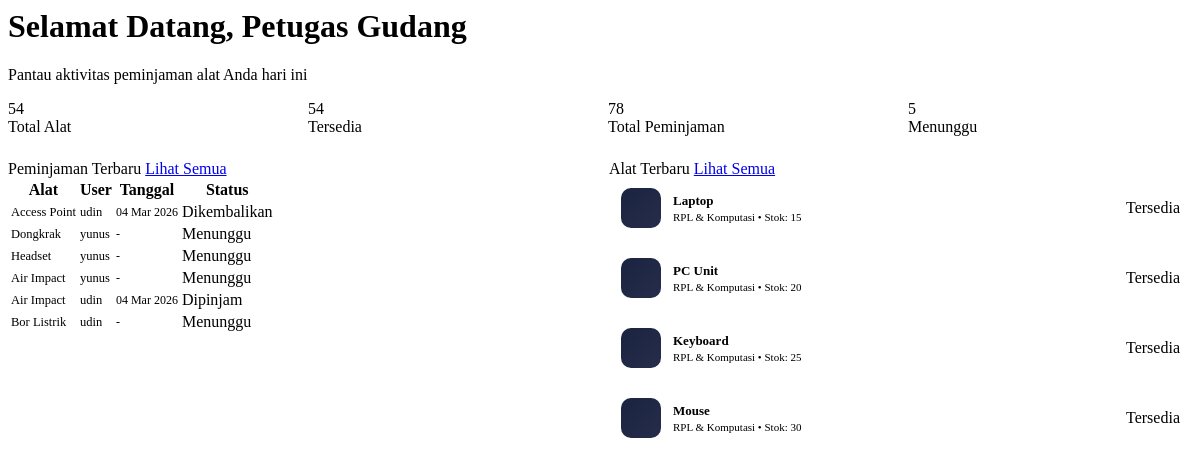
The app's page /dashboard.php (signed in) with its own data.
### tables this page shows
CREATE TABLE `users` (
  `id` int(11) NOT NULL,
  `nama` varchar(100) NOT NULL,
  `email` varchar(150) NOT NULL,
  `username` varchar(80) NOT NULL,
  `nis` varchar(20) DEFAULT NULL COMMENT 'Nomor Induk Siswa',
  `kelas` varchar(20) DEFAULT NULL,
  `jurusan` varchar(50) DEFAULT NULL,
  `no_hp` varchar(20) DEFAULT NULL,
  `no_hp_ortu` varchar(20) DEFAULT NULL,
  `wali_kelas` varchar(100) DEFAULT NULL,
  `is_blocked` tinyint(1) DEFAULT '0' COMMENT '1=diblokir karena denda/keterlambatan',
  `password` varchar(255) NOT NULL,
  `role_id` int(11) NOT NULL DEFAULT '3',
  `telepon` varchar(20) DEFAULT NULL,
  `foto_profil` varchar(255) DEFAULT 'default.png',
  `status` enum('aktif','nonaktif') NOT NULL DEFAULT 'aktif',
  `created_at` timestamp NULL DEFAULT CURRENT_TIMESTAMP,
  `updated_at` timestamp NULL DEFAULT CURRENT_TIMESTAMP ON UPDATE CURRENT_TIMESTAMP
);

CREATE TABLE `peminjaman` (
  `id` int(11) NOT NULL,
  `user_id` int(11) NOT NULL,
  `alat_id` int(11) NOT NULL,
  `jumlah` int(11) NOT NULL DEFAULT '1',
  `tanggal_pinjam` datetime DEFAULT NULL,
  `tanggal_pengembalian_rencana` datetime DEFAULT NULL,
  `tanggal_pengembalian_aktual` datetime DEFAULT NULL,
  `hari_terlambat` int(11) DEFAULT '0',
  `status_denda` enum('bebas','menunggu','lunas') DEFAULT 'bebas',
  `kondisi_pengembalian` enum('baik','rusak_ringan','rusak_berat','hilang') DEFAULT 'baik',
  `status_perbaikan` enum('perlu_perbaikan','sedang_diperbaiki','sudah_diperbaiki') DEFAULT NULL COMMENT 'Hanya diisi jika kondisi_pengembalian = rusak_ringan atau rusak_berat',
  `catatan_perbaikan` text,
  `tanggal_perbaikan` date DEFAULT NULL,
  `diperbaiki_oleh` int(11) DEFAULT NULL,
  `catatan_pengembalian` text,
  `denda` decimal(10,2) DEFAULT '0.00',
  `diperiksa_oleh` int(11) DEFAULT NULL,
  `status` enum('menunggu','disetujui','dipinjam','dikembalikan','ditolak','dibatalkan') NOT NULL DEFAULT 'menunggu',
  `catatan` text,
  `catatan_admin` text,
  `created_at` timestamp NULL DEFAULT CURRENT_TIMESTAMP,
  `updated_at` timestamp NULL DEFAULT CURRENT_TIMESTAMP ON UPDATE CURRENT_TIMESTAMP,
  `ada_request_pengembalian` tinyint(1) NOT NULL DEFAULT '0' COMMENT '1 jika user sudah mengajukan request pengembalian yang belum selesai'
);

CREATE TABLE `alat` (
  `id` int(11) NOT NULL,
  `kategori_id` int(11) DEFAULT NULL,
  `nama_alat` varchar(150) NOT NULL,
  `deskripsi` text,
  `harga_alat` int(11) DEFAULT '0' COMMENT 'Harga alat dalam rupiah',
  `tarif_denda_per_hari` int(11) DEFAULT '0' COMMENT 'Denda keterlambatan per hari',
  `foto` varchar(255) DEFAULT 'default-alat.png',
  `stok` int(11) NOT NULL DEFAULT '0',
  `stok_layak` int(11) DEFAULT '0' COMMENT 'Stok yang masih layak pakai',
  `kondisi` enum('baik','sedang','rusak') NOT NULL DEFAULT 'baik',
  `status` enum('tersedia','dipinjam','perawatan') NOT NULL DEFAULT 'tersedia',
  `tanggal_tambah` date DEFAULT NULL,
  `denda_2_hari` int(11) GENERATED ALWAYS AS ((coalesce(`tarif_denda_per_hari`,0) * 2)) STORED
);

CREATE TABLE `kategori_alat` (
  `id` int(11) NOT NULL,
  `nama_kategori` varchar(100) NOT NULL,
  `ikon` varchar(50) DEFAULT 'fa-tools',
  `deskripsi` text
);

### dashboard.php (the view, shortened to what this page needs)
<?php
require_once 'config.php';
$user = getCurrentUser();
$db = getDB();
$totalAlat       = $db->query("SELECT COUNT(*) as cnt FROM alat")->fetch()['cnt'];
$totalTersedia   = $db->query("SELECT COUNT(*) as cnt FROM alat WHERE status='tersedia'")->fetch()['cnt'];
$totalPeminjaman = $db->query("SELECT COUNT(*) as cnt FROM peminjaman")->fetch()['cnt'];
$totalPenunggu   = $db->query("SELECT COUNT(*) as cnt FROM peminjaman WHERE status='menunggu'")->fetch()['cnt'];
if ($user['nama_role'] === 'user') {
    $stmt = $db->prepare("SELECT p.*, a.nama_alat FROM peminjaman p JOIN alat a ON p.alat_id = a.id WHERE p.user_id = ? ORDER BY p.created_at DESC LIMIT 6");
    $stmt->execute([$user['id']]);
} else {
    $stmt = $db->prepare("SELECT p.*, a.nama_alat, u.nama as nama_user FROM peminjaman p JOIN alat a ON p.alat_id = a.id JOIN users u ON p.user_id = u.id ORDER BY p.created_at DESC LIMIT 6");
    $stmt->execute([]);
}
$recentPeminjaman = $stmt->fetchAll();
$alatTerbaru = $db->query("SELECT a.*, k.nama_kategori FROM alat a LEFT JOIN kategori_alat k ON a.kategori_id = k.id ORDER BY a.tanggal_tambah DESC LIMIT 4")->fetchAll();
?>
<div class="page-header">
    <div>
        <h1 class="page-title">Selamat Datang, <span><?= sanitize($user['nama']) ?></span></h1>
        <p class="page-subtitle">Pantau aktivitas peminjaman alat Anda hari ini</p>
    </div>
</div>
<div class="dash-stats">
    <div class="stat-card s-green">
        <div class="stat-value"><?= $totalAlat ?></div>
        <div class="stat-label">Total Alat</div>
    </div>
    <div class="stat-card s-purple">
        <div class="stat-value"><?= $totalTersedia ?></div>
        <div class="stat-label">Tersedia</div>
    </div>
    <div class="stat-card s-pink">
        <div class="stat-value"><?= $totalPeminjaman ?></div>
        <div class="stat-label">Total Peminjaman</div>
    </div>
    <div class="stat-card s-blue">
        <div class="stat-value"><?= $totalPenunggu ?></div>
        <div class="stat-label">Menunggu</div>
    </div>
</div>
<div class="dash-grid">
    <div class="card">
        <div class="card-header">
            <span class="card-title"><i class="fas fa-history"></i> Peminjaman Terbaru</span>
            <a href="peminjaman.php" class="btn btn-secondary btn-sm">Lihat Semua</a>
        </div>
        <?php if (empty($recentPeminjaman)): ?>
            <div class="table-empty"><i class="fas fa-clipboard-list"></i><br>Belum ada peminjaman</div>
        <?php else: ?>
        <div class="table-wrap">
            <table>
                <thead>
                    <tr>
                        <th>Alat</th>
                        <?php if ($user['nama_role'] !== 'user'): ?>
                        <th class="col-hide-mobile">User</th>
                        <?php endif; ?>
                        <th class="col-hide-mobile">Tanggal</th>
                        <th>Status</th>
                    </tr>
                </thead>
                <tbody>
                    <?php foreach ($recentPeminjaman as $p): ?>
                    <tr>
                        <td>
                            <div style="font-weight:500;color:var(--text-primary);font-size:12.5px">
                                <?= sanitize($p['nama_alat']) ?>
                            </div>
                        </td>
                        <?php if ($user['nama_role'] !== 'user'): ?>
                        <td class="col-hide-mobile" style="font-size:12.5px"><?= sanitize($p['nama_user']) ?></td>
                        <?php endif; ?>
                        <td class="col-hide-mobile" style="font-size:12px"><?= formatDate($p['tanggal_pinjam']) ?></td>
                        <td><?= getStatusBadge($p['status']) ?></td>
                    </tr>
                    <?php endforeach; ?>
                </tbody>
            </table>
        </div>
        <?php endif; ?>
    </div>
    <div class="card">
        <div class="card-header">
            <span class="card-title"><i class="fas fa-tools"></i> Alat Terbaru</span>
            <a href="alat.php" class="btn btn-secondary btn-sm">Lihat Semua</a>
        </div>
        <div class="alat-terbaru-list">
            <?php foreach ($alatTerbaru as $a): ?>
            <div class="alat-terbaru-item">
                <div class="alat-terbaru-icon">
                </div>
                <div class="alat-terbaru-info">
                    <div class="alat-terbaru-nama"><?= sanitize($a['nama_alat']) ?></div>
                    <div class="alat-terbaru-sub">
                        <?= sanitize($a['nama_kategori'] ?? 'Umum') ?> &bull; Stok: <?= $a['stok'] ?>
                    </div>
                </div>
                <?= getStatusBadge($a['status']) ?>
            </div>
            <?php endforeach; ?>
        </div>
    </div>
</div>

### config.php (shortened to what this page needs)
<?php
function getDB(): PDO {
    static $pdo = null;
    if ($pdo === null) {
        try {
            $dsn = "mysql:host=" . DB_HOST . ";dbname=" . DB_NAME . ";charset=" . DB_CHARSET;
            $options = [
                PDO::ATTR_ERRMODE            => PDO::ERRMODE_EXCEPTION,
                PDO::ATTR_DEFAULT_FETCH_MODE => PDO::FETCH_ASSOC,
                PDO::ATTR_EMULATE_PREPARES   => false,
            ];
            $pdo = new PDO($dsn, DB_USER, DB_PASS, $options);
            $pdo->exec("SET time_zone = '+07:00'");
        } catch (PDOException $e) {
            error_log("DB Connection Error: " . $e->getMessage());
            die(json_encode(['success' => false, 'message' => 'Database connection failed']));
        }
    }
    return $pdo;
}
function getCurrentUser(): ?array {
    try {
        $db = getDB();
        $stmt = $db->prepare("SELECT u.*, r.nama_role FROM users u JOIN roles r ON u.role_id = r.id WHERE u.id = ?");
        $stmt->execute([$_SESSION['user_id']]);
        return $stmt->fetch();
    } catch (Exception $e) {
        error_log("getCurrentUser Error: " . $e->getMessage());
        return null;
    }
}
function sanitize(string $input): string {
    return htmlspecialchars(strip_tags(trim($input)), ENT_QUOTES, 'UTF-8');
}
function formatDate(?string $date, string $format = 'd M Y'): string {
    if (!$date) return '-';
    try {
        $months = ['Jan','Feb','Mar','Apr','Mei','Jun','Jul','Agu','Sep','Okt','Nov','Des'];
        $d      = new DateTime($date);
        $day    = $d->format('d');
        $month  = $months[(int)$d->format('n') - 1];
        $year   = $d->format('Y');
        $base   = "$day $month $year";
        return $base;
    } catch (Exception $e) {
        return $date;
    }
}
function getStatusBadge(string $status): string {
    $map = [
        'menunggu'     => ['badge-warning',   'Menunggu'],
        'disetujui'    => ['badge-info',      'Disetujui'],
        'dipinjam'     => ['badge-primary',   'Dipinjam'],
        'dikembalikan' => ['badge-success',   'Dikembalikan'],
        'ditolak'      => ['badge-danger',    'Ditolak'],
        'dibatalkan'   => ['badge-secondary', 'Dibatalkan'],
        'terlambat'    => ['badge-danger',    'Terlambat'],
        'tersedia'     => ['badge-success',   'Tersedia'],
        'perawatan'    => ['badge-warning',   'Perawatan'],
        'baik'         => ['badge-success',       'Baik'],
        'sedang'       => ['badge-warning',       'Sedang'],
        'rusak'        => ['badge-danger',        'Rusak'],
        'rusak_ringan' => ['badge-rusak-ringan',  'Rusak Ringan'],
        'rusak_berat'  => ['badge-rusak-berat',   'Rusak Berat'],
        'hilang'       => ['badge-hilang',        'Hilang'],
        'belum_bayar'  => ['badge-danger',        'Belum Bayar'],
        'lunas'        => ['badge-success',       'Lunas'],
        'bebas'        => ['badge-success',       'Bebas Denda'],
        'perlu_perbaikan'    => ['badge-rusak-berat',  'Perlu Perbaikan'],
        'sedang_diperbaiki'  => ['badge-warning',      'Sedang Diperbaiki'],
        'sudah_diperbaiki'   => ['badge-success',      'Sudah Diperbaiki'],
    ];
    $info = $map[$status] ?? ['badge-secondary', ucfirst(str_replace('_',' ',$status))];
    return "<span class=\"badge {$info[0]}\">{$info[1]}</span>";
}

### dashboard.php (style rules this page uses)
.dash-stats { display: grid; grid-template-columns: repeat(4, 1fr); gap: 16px; margin-bottom: 24px; }
.dash-grid { display: grid; grid-template-columns: 1fr 1fr; gap: 18px; margin-bottom: 24px; }
.alat-terbaru-list { display: flex; flex-direction: column; gap: 10px; }
.alat-terbaru-item { display: flex; align-items: center; gap: 12px; padding: 10px 12px; border-radius: 10px; background: rgba(255,255,255,0.02); border: 1px solid var(--border); transition: var(--transition); min-width: 0; }
.alat-terbaru-icon { width: 40px; height: 40px; border-radius: 10px; background: linear-gradient(135deg,#1a2340,#252d4a); display: flex; align-items: center; justify-content: center; flex-shrink: 0; }
.alat-terbaru-info { flex: 1; min-width: 0; }
.alat-terbaru-nama { font-size: 13px; font-weight: 600; color: var(--text-primary); white-space: nowrap; overflow: hidden; text-overflow: ellipsis; }
.alat-terbaru-sub { font-size: 11px; color: var(--text-muted); margin-top: 2px; }

### records on screen
users: nama "Petugas Gudang"
peminjaman: alat.nama_alat "Access Point", user.nama "udin", tanggal_pinjam "04 Mar 2026", status "Dikembalikan"
peminjaman: alat.nama_alat "Dongkrak", user.nama "yunus", tanggal_pinjam "-", status "Menunggu"
peminjaman: alat.nama_alat "Headset", user.nama "yunus", tanggal_pinjam "-", status "Menunggu"
peminjaman: alat.nama_alat "Air Impact", user.nama "yunus", tanggal_pinjam "-", status "Menunggu"
peminjaman: alat.nama_alat "Air Impact", user.nama "udin", tanggal_pinjam "04 Mar 2026", status "Dipinjam"
peminjaman: alat.nama_alat "Bor Listrik", user.nama "udin", tanggal_pinjam "-", status "Menunggu"
alat: nama_alat "Laptop", kategori.nama_kategori "RPL & Komputasi", stok "15", status "Tersedia"
alat: nama_alat "PC Unit", kategori.nama_kategori "RPL & Komputasi", stok "20", status "Tersedia"
alat: nama_alat "Keyboard", kategori.nama_kategori "RPL & Komputasi", stok "25", status "Tersedia"
alat: nama_alat "Mouse", kategori.nama_kategori "RPL & Komputasi", stok "30", status "Tersedia"

### other values on screen
$totalAlat "54"
$totalTersedia "54"
$totalPeminjaman "78"
$totalPenunggu "5"
